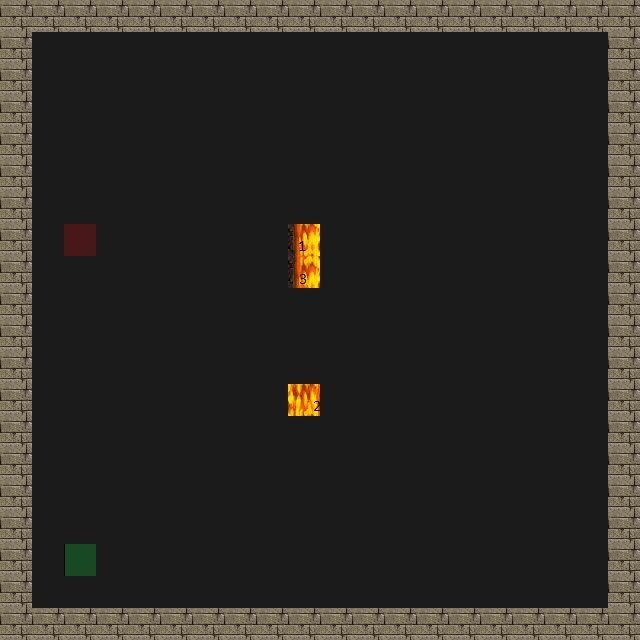

Rendered tile map (Tiled .tmx) drawn with the repository's tilesets; below, a short description and the full map source, tile grids included:
An orthogonal 20x20 tile map with 32x32 px tiles, 4 tile layers (Road, Wall, Trap, Utility), 4 tilesets.

<map version="1.0" tiledversion="1.1.5" orientation="orthogonal" renderorder="right-down" width="20" height="20" tilewidth="32" tileheight="32" infinite="0" nextobjectid="1">
 <tileset firstgid="1" source="tilesets/traps.tsx" />
 <tileset firstgid="193" source="tilesets/road.tsx" />
 <tileset firstgid="194" source="tilesets/wallsandroofs.tsx" />
 <tileset firstgid="450" source="tilesets/meta.tsx" />
 <layer name="Road" width="20" height="20">
  <data encoding="csv">
193,193,193,193,193,193,193,193,193,193,193,193,193,193,193,193,193,193,193,193,
193,193,193,193,193,193,193,193,193,193,193,193,193,193,193,193,193,193,193,193,
193,193,193,193,193,193,193,193,193,193,193,193,193,193,193,193,193,193,193,193,
193,193,193,193,193,193,193,193,193,193,193,193,193,193,193,193,193,193,193,193,
193,193,193,193,193,193,193,193,193,193,193,193,193,193,193,193,193,193,193,193,
193,193,193,193,193,193,193,193,193,193,193,193,193,193,193,193,193,193,193,193,
193,193,193,193,193,193,193,193,193,193,193,193,193,193,193,193,193,193,193,193,
193,193,193,193,193,193,193,193,193,193,193,193,193,193,193,193,193,193,193,193,
193,193,193,193,193,193,193,193,193,193,193,193,193,193,193,193,193,193,193,193,
193,193,193,193,193,193,193,193,193,193,193,193,193,193,193,193,193,193,193,193,
193,193,193,193,193,193,193,193,193,193,193,193,193,193,193,193,193,193,193,193,
193,193,193,193,193,193,193,193,193,193,193,193,193,193,193,193,193,193,193,193,
193,193,193,193,193,193,193,193,193,193,193,193,193,193,193,193,193,193,193,193,
193,193,193,193,193,193,193,193,193,193,193,193,193,193,193,193,193,193,193,193,
193,193,193,193,193,193,193,193,193,193,193,193,193,193,193,193,193,193,193,193,
193,193,193,193,193,193,193,193,193,193,193,193,193,193,193,193,193,193,193,193,
193,193,193,193,193,193,193,193,193,193,193,193,193,193,193,193,193,193,193,193,
193,193,193,193,193,193,193,193,193,193,193,193,193,193,193,193,193,193,193,193,
193,193,193,193,193,193,193,193,193,193,193,193,193,193,193,193,193,193,193,193,
193,193,193,193,193,193,193,193,193,193,193,193,193,193,193,193,193,193,193,193
</data>
 </layer>
 <layer name="Wall" width="20" height="20">
  <data encoding="csv">
261,261,261,261,261,261,261,261,261,261,261,261,261,261,261,261,261,261,261,261,
261,0,0,0,0,0,0,0,0,0,0,0,0,0,0,0,0,0,0,261,
261,0,0,0,0,0,0,0,0,0,0,0,0,0,0,0,0,0,0,261,
261,0,0,0,0,0,0,0,0,0,0,0,0,0,0,0,0,0,0,261,
261,0,0,0,0,0,0,0,0,0,0,0,0,0,0,0,0,0,0,261,
261,0,0,0,0,0,0,0,0,0,0,0,0,0,0,0,0,0,0,261,
261,0,0,0,0,0,0,0,0,0,0,0,0,0,0,0,0,0,0,261,
261,0,0,0,0,0,0,0,0,0,0,0,0,0,0,0,0,0,0,261,
261,0,0,0,0,0,0,0,0,0,0,0,0,0,0,0,0,0,0,261,
261,0,0,0,0,0,0,0,0,0,0,0,0,0,0,0,0,0,0,261,
261,0,0,0,0,0,0,0,0,0,0,0,0,0,0,0,0,0,0,261,
261,0,0,0,0,0,0,0,0,0,0,0,0,0,0,0,0,0,0,261,
261,0,0,0,0,0,0,0,0,0,0,0,0,0,0,0,0,0,0,261,
261,0,0,0,0,0,0,0,0,0,0,0,0,0,0,0,0,0,0,261,
261,0,0,0,0,0,0,0,0,0,0,0,0,0,0,0,0,0,0,261,
261,0,0,0,0,0,0,0,0,0,0,0,0,0,0,0,0,0,0,261,
261,0,0,0,0,0,0,0,0,0,0,0,0,0,0,0,0,0,0,261,
261,0,0,0,0,0,0,0,0,0,0,0,0,0,0,0,0,0,0,261,
261,0,0,0,0,0,0,0,0,0,0,0,0,0,0,0,0,0,0,261,
261,261,261,261,261,261,261,261,261,261,261,261,261,261,261,261,261,261,261,261
</data>
 </layer>
 <layer name="Trap" width="20" height="20">
  <data encoding="csv">
0,0,0,0,0,0,0,0,0,0,0,0,0,0,0,0,0,0,0,0,
0,0,0,0,0,0,0,0,0,0,0,0,0,0,0,0,0,0,0,0,
0,0,0,0,0,0,0,0,0,0,0,0,0,0,0,0,0,0,0,0,
0,0,0,0,0,0,0,0,0,0,0,0,0,0,0,0,0,0,0,0,
0,0,0,0,0,0,0,0,0,0,0,0,0,0,0,0,0,0,0,0,
0,0,0,0,0,0,0,0,0,0,0,0,0,0,0,0,0,0,0,0,
0,0,0,0,0,0,0,0,0,0,0,0,0,0,0,0,0,0,0,0,
0,0,0,0,0,0,0,0,0,157,0,0,0,0,0,0,0,0,0,0,
0,0,0,0,0,0,0,0,0,173,0,0,0,0,0,0,0,0,0,0,
0,0,0,0,0,0,0,0,0,0,0,0,0,0,0,0,0,0,0,0,
0,0,0,0,0,0,0,0,0,0,0,0,0,0,0,0,0,0,0,0,
0,0,0,0,0,0,0,0,0,0,0,0,0,0,0,0,0,0,0,0,
0,0,0,0,0,0,0,0,0,158,0,0,0,0,0,0,0,0,0,0,
0,0,0,0,0,0,0,0,0,0,0,0,0,0,0,0,0,0,0,0,
0,0,0,0,0,0,0,0,0,0,0,0,0,0,0,0,0,0,0,0,
0,0,0,0,0,0,0,0,0,0,0,0,0,0,0,0,0,0,0,0,
0,0,0,0,0,0,0,0,0,0,0,0,0,0,0,0,0,0,0,0,
0,0,0,0,0,0,0,0,0,0,0,0,0,0,0,0,0,0,0,0,
0,0,0,0,0,0,0,0,0,0,0,0,0,0,0,0,0,0,0,0,
0,0,0,0,0,0,0,0,0,0,0,0,0,0,0,0,0,0,0,0
</data>
 </layer>
 <layer name="Utility" width="20" height="20">
  <data encoding="csv">
0,0,0,0,0,0,0,0,0,0,0,0,0,0,0,0,0,0,0,0,
0,0,0,0,0,0,0,0,0,0,0,0,0,0,0,0,0,0,0,0,
0,0,0,0,0,0,0,0,0,0,0,0,0,0,0,0,0,0,0,0,
0,0,0,0,0,0,0,0,0,0,0,0,0,0,0,0,0,0,0,0,
0,0,0,0,0,0,0,0,0,0,0,0,0,0,0,0,0,0,0,0,
0,0,0,0,0,0,0,0,0,0,0,0,0,0,0,0,0,0,0,0,
0,0,0,0,0,0,0,0,0,0,0,0,0,0,0,0,0,0,0,0,
0,0,450,0,0,0,0,0,0,0,0,0,0,0,0,0,0,0,0,0,
0,0,0,0,0,0,0,0,0,0,0,0,0,0,0,0,0,0,0,0,
0,0,0,0,0,0,0,0,0,0,0,0,0,0,0,0,0,0,0,0,
0,0,0,0,0,0,0,0,0,0,0,0,0,0,0,0,0,0,0,0,
0,0,0,0,0,0,0,0,0,0,0,0,0,0,0,0,0,0,0,0,
0,0,0,0,0,0,0,0,0,0,0,0,0,0,0,0,0,0,0,0,
0,0,0,0,0,0,0,0,0,0,0,0,0,0,0,0,0,0,0,0,
0,0,0,0,0,0,0,0,0,0,0,0,0,0,0,0,0,0,0,0,
0,0,0,0,0,0,0,0,0,0,0,0,0,0,0,0,0,0,0,0,
0,0,0,0,0,0,0,0,0,0,0,0,0,0,0,0,0,0,0,0,
0,0,451,0,0,0,0,0,0,0,0,0,0,0,0,0,0,0,0,0,
0,0,0,0,0,0,0,0,0,0,0,0,0,0,0,0,0,0,0,0,
0,0,0,0,0,0,0,0,0,0,0,0,0,0,0,0,0,0,0,0
</data>
 </layer>
</map>
